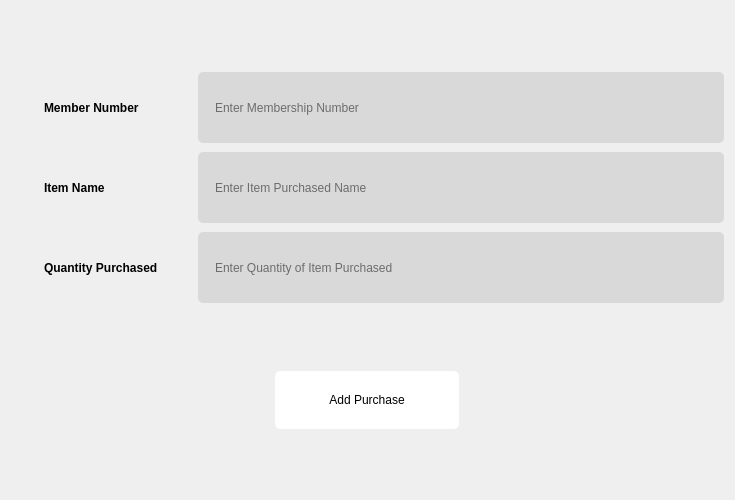
<?xml version="1.0" encoding="UTF-8"?>
<ui version="4.0">
 <class>CreatePurchase</class>
 <widget class="QWidget" name="CreatePurchase">
  <property name="geometry">
   <rect>
    <x>0</x>
    <y>0</y>
    <width>735</width>
    <height>500</height>
   </rect>
  </property>
  <property name="windowTitle">
   <string>Form</string>
  </property>
  <property name="styleSheet">
   <string notr="true">QWidget {
	padding: 30px;
}

QLineEdit {
	padding: 20px 15px;

	min-width: 83px;
	height: 31px;

	background: #D9D9D9;
	border-radius: 5px;
}

QLabel {
	font-weight: 700;
}

QPushButton {
	padding: 10px 23px;

	width: 138px;
	height: 38px;

	background: #FFFFFF;
	border-radius: 5px;
}</string>
  </property>
  <layout class="QVBoxLayout" name="verticalLayout">
   <item>
    <layout class="QGridLayout" name="gridLayout">
     <item row="1" column="1">
      <widget class="QLineEdit" name="lineEdit_2">
       <property name="placeholderText">
        <string>Enter Item Purchased Name</string>
       </property>
      </widget>
     </item>
     <item row="1" column="0">
      <widget class="QLabel" name="label_2">
       <property name="text">
        <string>Item Name</string>
       </property>
       <property name="margin">
        <number>10</number>
       </property>
      </widget>
     </item>
     <item row="0" column="1">
      <widget class="QLineEdit" name="lineEdit">
       <property name="placeholderText">
        <string>Enter Membership Number</string>
       </property>
      </widget>
     </item>
     <item row="0" column="0">
      <widget class="QLabel" name="label">
       <property name="text">
        <string>Member Number</string>
       </property>
       <property name="margin">
        <number>10</number>
       </property>
      </widget>
     </item>
     <item row="2" column="0">
      <widget class="QLabel" name="label_3">
       <property name="text">
        <string>Quantity Purchased</string>
       </property>
       <property name="margin">
        <number>10</number>
       </property>
      </widget>
     </item>
     <item row="2" column="1">
      <widget class="QLineEdit" name="lineEdit_3">
       <property name="placeholderText">
        <string>Enter Quantity of Item Purchased</string>
       </property>
      </widget>
     </item>
    </layout>
   </item>
   <item alignment="Qt::AlignHCenter">
    <widget class="QPushButton" name="pushButton">
     <property name="maximumSize">
      <size>
       <width>250</width>
       <height>16777215</height>
      </size>
     </property>
     <property name="text">
      <string>Add Purchase</string>
     </property>
    </widget>
   </item>
  </layout>
 </widget>
 <resources/>
 <connections/>
</ui>
